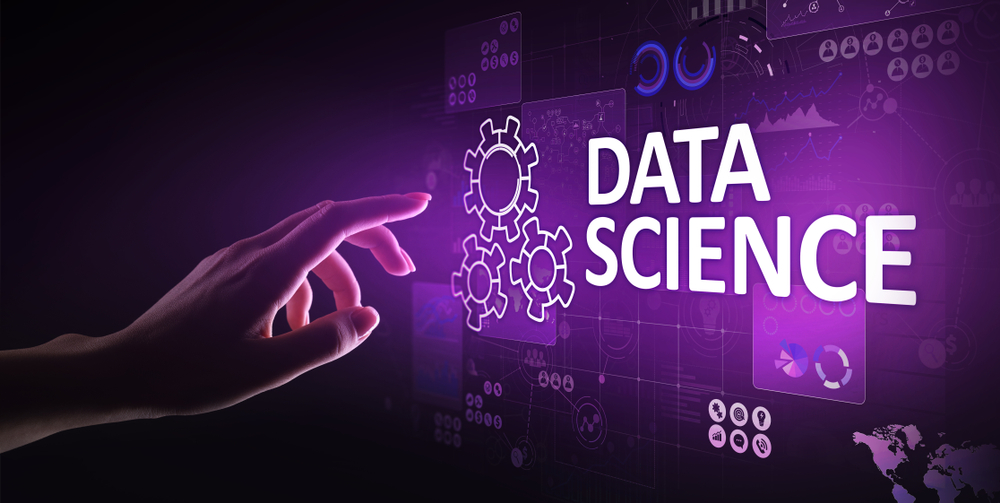
#> input picture What-is-data-science-2.jpg, 1000 x 503 px
$ jupyter execute image-drawing-rectangle.ipynb
#> lines starting #> are read from the running program, lines starting #| are printed output that depends on the picture
[cell 1]
import cv2

[cell 2]
image = cv2.imread('What-is-data-science-2.jpg')
#> image is the input picture: shape (503, 1000, 3); mean B, G, R 77.7, 31.7, 64.3

[cell 3]
image.shape
#> Out = (503, 1000, 3)

[cell 4]
pt2  = (1000,503)
pt1 = (0,0)

[cell 5]
drawwing_image = cv2.rectangle(img = image, pt1 =pt1 , pt2 = pt2, color = (0,255,0), thickness = 5)
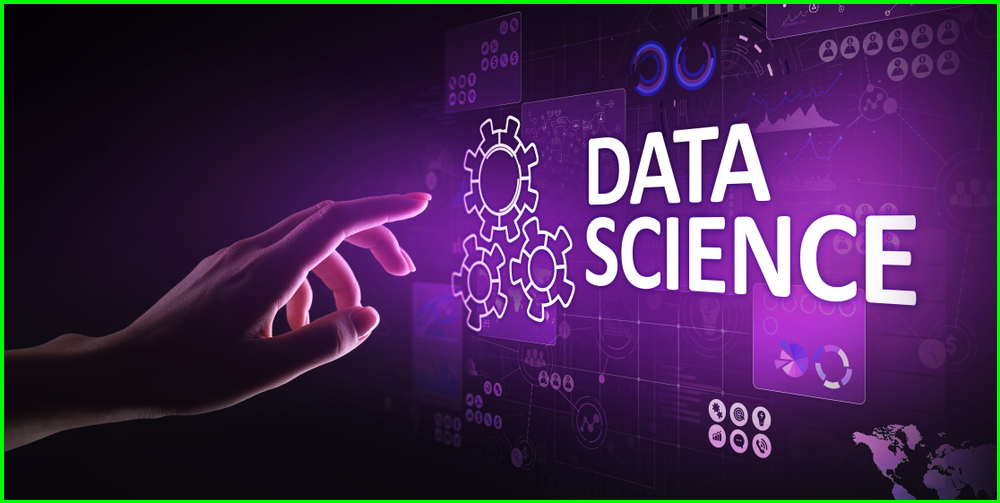
#> drawwing_image: shape (503, 1000, 3); mean B, G, R 77.1, 36.8, 63.8
